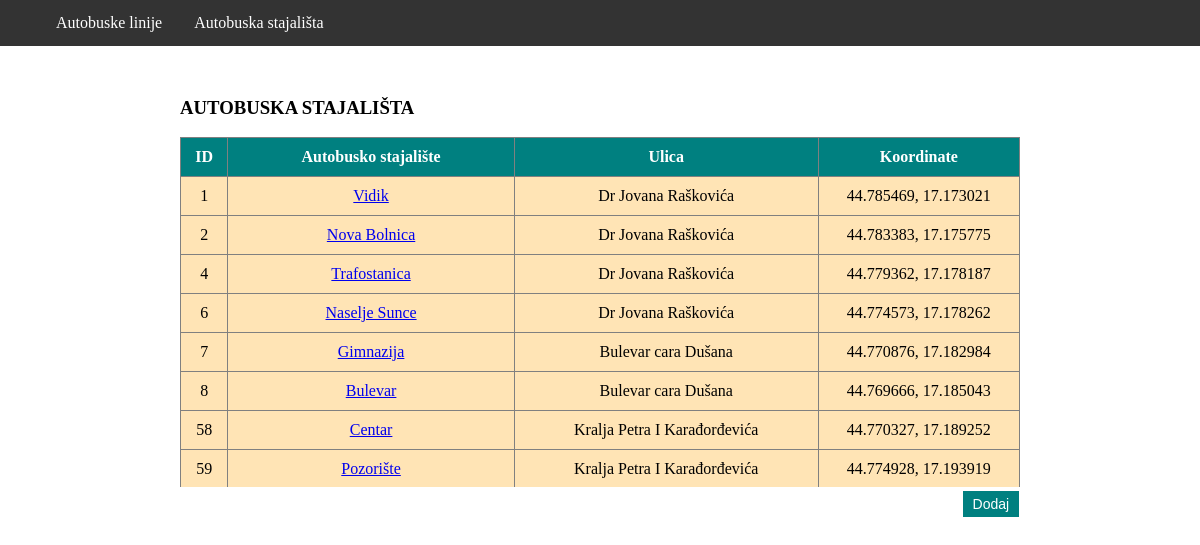
The app's page /autobuske_linije/stajalista/ with its own data.
### autobuske_linije/models.py (models this page shows, shortened)
class Stajaliste(models.Model):
    naziv      = models.CharField(max_length=100)
    ulica      = models.CharField(max_length=100)
    geoSirina  = models.DecimalField(max_digits=8, decimal_places=6, blank=True, null=True)
    geoDuzina  = models.DecimalField(max_digits=9, decimal_places=6, blank=True, null=True)
    def get_coordinates(self):
        if self.geoSirina != None and self.geoDuzina != None:
            return str(self.geoSirina) + ', ' + str(self.geoDuzina)

### autobuske_linije/views.py (the view)
# urls.py: path('stajalista/', views.StajalisteListView.as_view(), name='stajaliste_list'),
class StajalisteListView(ListView):
    template_name = 'autobuske_linije/stajaliste_list.html'
    queryset = Stajaliste.objects.all()

### autobuske_linije/templates/autobuske_linije/stajaliste_list.html (shortened to what this page needs)
{% extends "autobuske_linije/base.html" %}
{% block content %}
<h3>AUTOBUSKA STAJALIŠTA</h3>
<div class="tableFixHead">
<table id="t1">
	<thead>
	<tr>
		<th>ID</th>
		<th>Autobusko stajalište</th>
		<th>Ulica</th>
		<th>Koordinate</th>
	</tr>
	</thead>
	{% for stajaliste in object_list %}
		<tr>
			<td>{{ stajaliste.id }}</td>
			<td><a href="/autobuske_linije/stajalista/{{ stajaliste.id }}/">{{ stajaliste.naziv }}</a></td>
			<td>{{ stajaliste.ulica }}</td>
			<td>{{ stajaliste.get_coordinates|default_if_none:"" }}</td>
		</tr>
	{% endfor %}
</table>
</div>
<div style="position: absolute; right: 14.9%">
<form action="/autobuske_linije/stajaliste_create/" method="post">{% csrf_token %}
  <input type="submit" class="button" value="Dodaj"/>
</form>
</div>
{% endblock %}

### autobuske_linije/templates/autobuske_linije/base.html (shortened to what this page needs)
<!doctype html>
<html>
<head>
</head>
<body>
<div class="center">
	<div class="navbar">
		<ul>
			<li><a href="/autobuske_linije/">Autobuske linije</a></li>
			<li><a href="/autobuske_linije/stajalista/">Autobuska stajališta</a></li>
		</ul>
	</div>
{% block content %}{% endblock %}
</body>
</html>

### autobuske_linije/templates/autobuske_linije/base.html (style rules this page uses)
body { padding-top: 70px; margin-left: auto; margin-right: auto; }
table { border-collapse: collapse; width: 100%; margin-left: auto; margin-right: auto; }
.tableFixHead { overflow-y: auto; height: 350px; }
.tableFixHead thead th { position: sticky; top: 0; }
td { text-align: center; }
td, th { border: 1px solid #808080; padding: 10px }
#t1 th { background-color: teal; color: white; }
#t1 td { background-color: moccasin; color: black; }
.navbar ul { list-style-type: none; margin: 0; padding0: 0; overflow: hidden; background-color: #333; position: absolute; top: 0; right: 0; left: 0; }
.navbar li { float: left; }
.navbar li a { display: block; color: white; text-align: center; padding: 14px 16px; text-decoration: none; }
.button { background-color: #008080; border: none; color: white; padding: 5px 10px; text-align: center; text-decoration: none; display: inline-block; font-size: 14px; margin: 4px 2px; cursor: pointer; }
.center { margin: auto; width: 70%; }

### records on screen
Stajaliste: id "1", naziv "Vidik", ulica "Dr Jovana Raškovića", get_coordinates "44.785469, 17.173021"
Stajaliste: id "2", naziv "Nova Bolnica", ulica "Dr Jovana Raškovića", get_coordinates "44.783383, 17.175775"
Stajaliste: id "4", naziv "Trafostanica", ulica "Dr Jovana Raškovića", get_coordinates "44.779362, 17.178187"
Stajaliste: id "6", naziv "Naselje Sunce", ulica "Dr Jovana Raškovića", get_coordinates "44.774573, 17.178262"
Stajaliste: id "7", naziv "Gimnazija", ulica "Bulevar cara Dušana", get_coordinates "44.770876, 17.182984"
Stajaliste: id "8", naziv "Bulevar", ulica "Bulevar cara Dušana", get_coordinates "44.769666, 17.185043"
Stajaliste: id "58", naziv "Centar", ulica "Kralja Petra I Karađorđevića", get_coordinates "44.770327, 17.189252"
Stajaliste: id "59", naziv "Pozorište", ulica "Kralja Petra I Karađorđevića", get_coordinates "44.774928, 17.193919"
